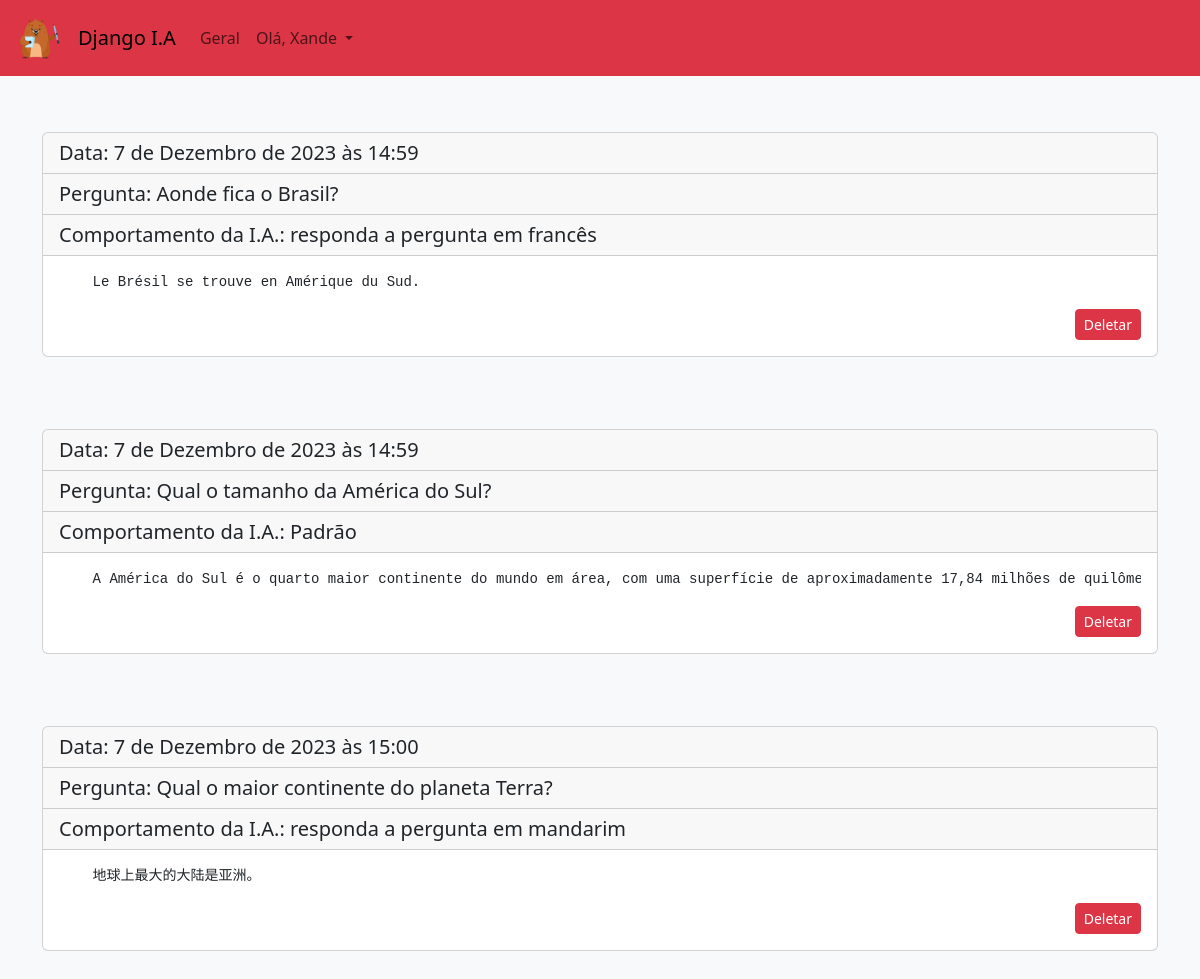
The app's page /historico (signed in) with its own data.
### webapp/models.py (models this page shows)
class Registros(models.Model):
    choices = [
        ("geral", "geral"),
    ]
    user = models.ForeignKey(User, related_name="registros", on_delete=models.DO_NOTHING)
    pergunta = models.TextField(max_length=5000)
    comportamento = models.TextField(max_length=5000)
    resposta = models.TextField(max_length=5000)
    linguagem = models.CharField(max_length=50)
    data = models.DateTimeField(auto_now_add=True, blank=True)
    tipo = models.CharField(max_length=50, choices=choices, null=True)

### webapp/views/openai.py (the view)
# urls.py: path("historico" , openai.historico, name="historico"),
def historico(request):
    registros = Registros.objects.filter(user_id=request.user.id)
    params = {
        "titulo": "Historico",
        "registros": registros
    }
    return render(request, "historico.html", params)

### webapp/templates/historico.html
{% extends 'base.html' %}
{% block content %}
    {% if registros %}
        {% for registro in registros %}
            <div class="card">
                <h5 class="card-header"> Data: {{registro.data}}</h5>
                <h5 class="card-header"> Pergunta: {{registro.pergunta}}</h5>
                {% if registro.comportamento == "" %}
                <h5 class="card-header"> Comportamento da I.A.: Padrão</h5>
                {% else %}
                <h5 class="card-header"> Comportamento da I.A.: {{registro.comportamento}}</h5>
                {% endif %}
            <div class="card-body">
<pre>
    {{registro.resposta}}
</pre>
                    <div class="text-end">
                        <a href="{% url 'deletar_registro' registro.id %}" class="btn btn-danger btn-sm">Deletar</a>
                    </div>
                </div>
            </div>
            <br>
            <br>
            <br>
        {% endfor %}
    {% else %}
    <p class="text-center">Histórico vazio</p>
    {% endif %}
{% endblock content %}

### webapp/templates/base.html (shortened to what this page needs)
{% load static %}
<!DOCTYPE html>
<html lang="en">
<head>
    <link href="https://cdn.jsdelivr.net/npm/bootstrap@5.3.2/dist/css/bootstrap.min.css" rel="stylesheet">
    <link href="{% static 'css/prism.css' %}" rel="stylesheet" />
</head>
<body class="bg-light">
    {% include "navbar.html" %}
    <div class="container bg-light">
        <br>
        {% if user.is_authenticated or view.id == "registro" %}
            <br>
            {% block content %}
            {% endblock %}
        {% else %}
            {% include "signin.html" %}
        {% endif %}
    </div>
</body>
</html>

### webapp/templates/navbar.html (shortened to what this page needs)
{% load static %}
<nav class="navbar navbar-expand-lg bg-danger">
  <div class="container-fluid">
    <a class="navbar-brand" href="#">
      <img src="{% static 'imagem/marmotavermeia.png' %}" width="50" height="50" alt="">
    </a>
    <a class="navbar-brand" href="#">Django I.A</a>
    <div class="collapse navbar-collapse" id="navbarNavDropdown">
      <ul class="navbar-nav">
        <li class="nav-item">
          <a class="nav-link
          "
          href="{% url 'geral' %}">Geral</a>
      </li>
        <li class="nav-item dropdown">
          <a class="nav-link dropdown-toggle" href="#" role="button" data-bs-toggle="dropdown" aria-expanded="false">
            {% if user.is_authenticated %}
            Olá, {{user.username | capfirst}}
            {% else %}
            Registre-se
            {% endif %}
          </a>
        </li>
      </ul>
    </div>
  </div>
</nav>

### records on screen
Registros: data "7 de Dezembro de 2023 às 14:59", pergunta "Aonde fica o Brasil?", comportamento "responda a pergunta em francês", resposta "Le Brésil se trouve en Amérique du Sud."
Registros: data "7 de Dezembro de 2023 às 14:59", pergunta "Qual o tamanho da América do Sul?", comportamento "Comportamento da I.A.: Padrão", resposta "A América do Sul é o quarto maior continente do mundo em área, com uma superfície de aproximadamente 17,84 milhões de…"
Registros: data "7 de Dezembro de 2023 às 15:00", pergunta "Qual o maior continente do planeta Terra?", comportamento "responda a pergunta em mandarim", resposta "地球上最大的大陆是亚洲。"

### other values on screen
{{ user.username | capfirst }} "Xande"
